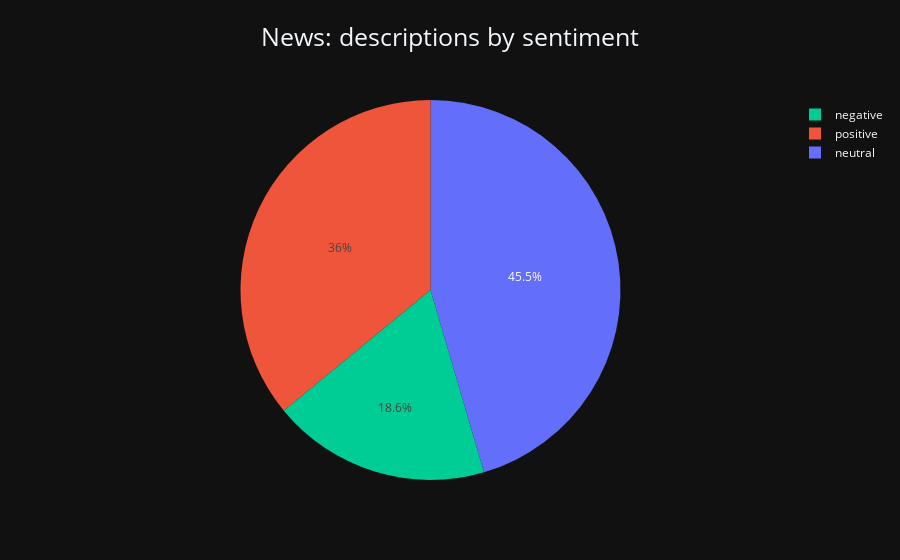

The notebook cell saved with this chart:
### Code cell
sp.sent_pie(source = "News", model = "FinBERT", part = "description").show()

### Figure 1 — Plotly figure (JSON) as saved in the notebook; plotly's stock layout.template omitted (floating-point values rounded to 4 significant figures)
{"data": [{"domain": {"x": [0, 1], "y": [0, 1]}, "hovertemplate": "description_FinBERT=%{label}<br>count=%{value}<extra></extra>", "labels": ["negative", "neutral", "positive", "negative", "neutral", "positive", "negative", "neutral", "positive", "negative", "neutral", "positive", "negative"], "legendgroup": "", "name": "", "showlegend": true, "type": "pie", "values": [32, 60, 102, 104, 293, 212, 32, 57, 30, 13, 40, 12, 3]}], "layout": {"legend": {"tracegroupgap": 0, "traceorder": "reversed"}, "title": {"font": {"size": 25}, "text": "News: descriptions by sentiment", "x": 0.5, "xanchor": "center", "y": 0.95, "yanchor": "top"}}}
